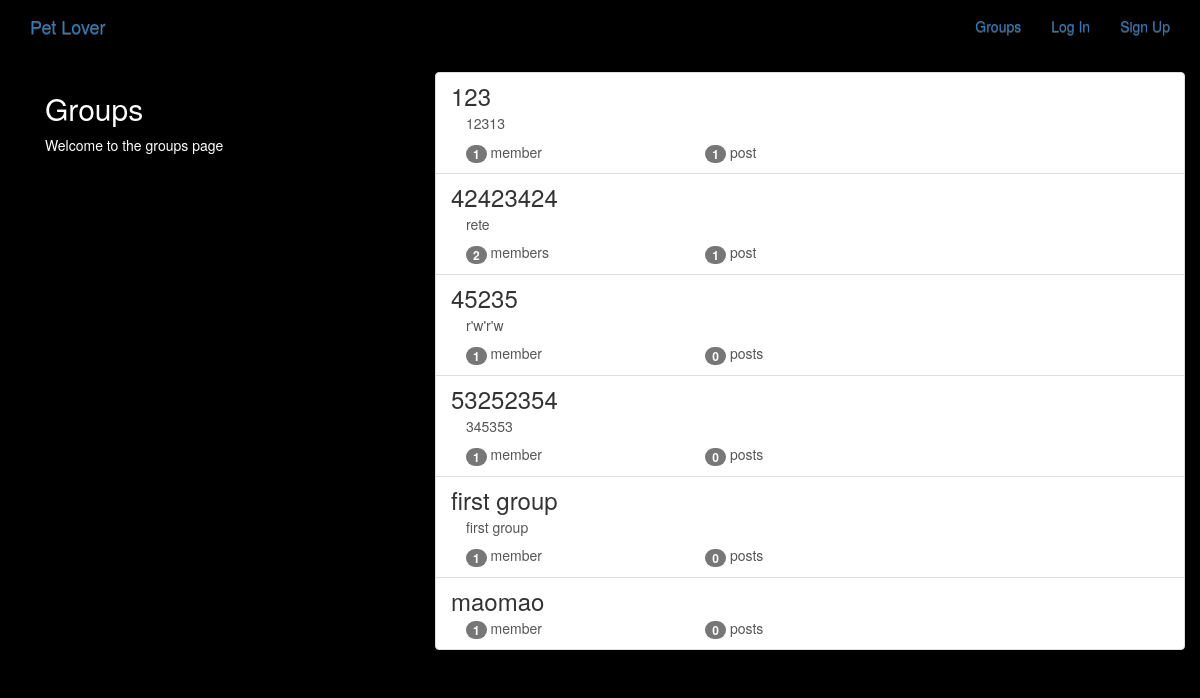
The app's page /groups/ with its own data.
### groups/models.py (models this page shows, shortened)
class Group(models.Model):
    name = models.CharField(max_length=255,unique=True)
    slug = models.SlugField(allow_unicode=True,unique=True)
    description = models.TextField(blank=True,default='')
    description_html = models.TextField(editable=False,default='',blank=True)
    members = models.ManyToManyField(User,through='GroupMember')
    class Meta:
        ordering = ['name']

### groups/views.py (the view)
class ListGroups(generic.ListView):
    model = Group

### groups/templates/groups/group_list.html (shortened to what this page needs)
{% extends 'groups/group_base.html' %}
{% block pregroup %}
<div class="col-md-4">
  <div class="content">
    <h2>Groups</h2>
    <p>Welcome to the groups page</p>
  </div>
</div>
{% endblock %}
{% block group_content %}
<div class="col-md-8">
  <div class="list-group">
    {% for group in object_list %}
    <a href="{% url 'groups:single' slug=group.slug %}" class = 'list-group-item'>
      <h3 class ='list-group-item-heading'>{{group.name}}</h3>
      <div class="list-group-item-text container-fluid">
        {{group.description_html|safe}}
        <div class="row">
          <div class="col-md-4">
            <span class='badge'>{{group.members.count}}</span>
            member{{group.members.count|pluralize}}
          </div>
          <div class="col-md-4">
            <span class='badge'>{{group.posts.count}}</span>
            post{{group.posts.count|pluralize}}
          </div>
        </div>
      </div>
    </a>
    {% endfor %}
  </div>
</div>
{% endblock %}

### groups/templates/groups/group_base.html (shortened to what this page needs)
{% extends 'base.html' %}
{% block content %}
<div class="container">
  <div class="row">
    {% block pregroup %}{% endblock %}
    {% block group_content %}{% endblock %}
  </div>
</div>
{% endblock %}

### templates/base.html (shortened to what this page needs)
<!DOCTYPE html>
{% load staticfiles %}
<html lang="en" dir="ltr">
  <head>
    <link rel="stylesheet" href="//maxcdn.bootstrapcdn.com/bootstrap/3.3.7/css/bootstrap.min.css">
    <link rel="stylesheet" href="//maxcdn.bootstrapcdn.com/bootstrap/3.3.7/css/bootstrap-theme.min.css">
    <link rel="stylesheet" type="text/css" href="{% static 'PetLover/css/master.css' %}"/>
  </head>
  <body>
    <nav class='navbar mynav' role='navigation' id='navbar'>
      <div class="container">
        <a class='navbar-brand mynav' href="{% url 'home' %}">Pet Lover</a>
        <ul class='nav navbar-nav navbar-right'>
          {% if user.is_authenticated %}
          <li><a href='{% url 'posts:create' %}'>Post</a></li>
          <li><a href='{% url 'groups:all' %}'>Groups</a></li>
          <li><a href='{% url 'groups:create' %}'>Create Group</a></li>
          <li><a href='{% url 'accounts:logout' %}'>Log out</a></li>
          {% else %}
          <li><a href='{% url 'groups:all' %}'>Groups</a></li>
          <li><a href='{% url 'accounts:login' %}'>Log In</a></li>
          <li><a href='{% url 'accounts:signup' %}'>Sign Up</a></li>
          {% endif %}
        </ul>
      </div>
    </nav>
    <div class="container mycontent">
      {% block content %}
      {% endblock %}
    </div>
  </body>
</html>

### static/PetLover/css/master.css (style rules this page uses)
body { margin: 0; overflow: hidden; background-color: black; color: white; }

### records on screen
Group: name "123", description_html "12313", members.count "1", posts.count "1"
Group: name "42423424", description_html "rete", members.count "2", posts.count "1"
Group: name "45235", description_html "r'w'r'w", members.count "1", posts.count "0"
Group: name "53252354", description_html "345353", members.count "1", posts.count "0"
Group: name "first group", description_html "first group", members.count "1", posts.count "0"
Group: name "maomao", members.count "1", posts.count "0"
